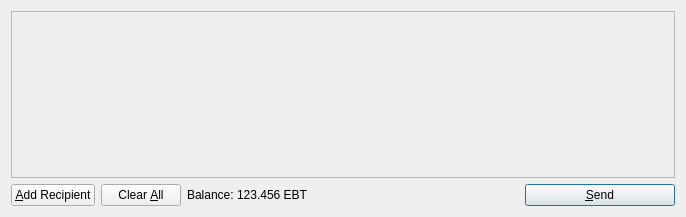
<?xml version="1.0" encoding="UTF-8"?>
<ui version="4.0">
 <class>SendCoinsDialog</class>
 <widget class="QDialog" name="SendCoinsDialog">
  <property name="geometry">
   <rect>
    <x>0</x>
    <y>0</y>
    <width>686</width>
    <height>217</height>
   </rect>
  </property>
  <property name="windowTitle">
   <string>Send Coins</string>
  </property>
  <layout class="QVBoxLayout" name="verticalLayout">
   <item>
    <widget class="QScrollArea" name="scrollArea">
     <property name="widgetResizable">
      <bool>true</bool>
     </property>
     <widget class="QWidget" name="scrollAreaWidgetContents">
      <property name="geometry">
       <rect>
        <x>0</x>
        <y>0</y>
        <width>666</width>
        <height>165</height>
       </rect>
      </property>
      <layout class="QVBoxLayout" name="verticalLayout_2">
       <property name="margin">
        <number>0</number>
       </property>
       <item>
        <layout class="QVBoxLayout" name="entries">
         <property name="spacing">
          <number>6</number>
         </property>
        </layout>
       </item>
       <item>
        <spacer name="verticalSpacer">
         <property name="orientation">
          <enum>Qt::Vertical</enum>
         </property>
         <property name="sizeHint" stdset="0">
          <size>
           <width>20</width>
           <height>40</height>
          </size>
         </property>
        </spacer>
       </item>
      </layout>
     </widget>
    </widget>
   </item>
   <item>
    <layout class="QHBoxLayout" name="horizontalLayout">
     <item>
      <widget class="QPushButton" name="addButton">
       <property name="toolTip">
        <string>Send to multiple recipients at once</string>
       </property>
       <property name="text">
        <string>&amp;Add Recipient</string>
       </property>
       <property name="icon">
        <iconset resource="../bitcoin.qrc">
         <normaloff>:/icons/add</normaloff>:/icons/add</iconset>
       </property>
       <property name="autoDefault">
        <bool>false</bool>
       </property>
      </widget>
     </item>
     <item>
      <widget class="QPushButton" name="clearButton">
       <property name="sizePolicy">
        <sizepolicy hsizetype="Minimum" vsizetype="Fixed">
         <horstretch>0</horstretch>
         <verstretch>0</verstretch>
        </sizepolicy>
       </property>
       <property name="toolTip">
        <string>Remove all transaction fields</string>
       </property>
       <property name="text">
        <string>Clear &amp;All</string>
       </property>
       <property name="icon">
        <iconset resource="../bitcoin.qrc">
         <normaloff>:/icons/remove</normaloff>:/icons/remove</iconset>
       </property>
       <property name="autoRepeatDelay">
        <number>300</number>
       </property>
       <property name="autoDefault">
        <bool>false</bool>
       </property>
      </widget>
     </item>
     <item>
      <layout class="QHBoxLayout" name="horizontalLayout_2">
       <property name="spacing">
        <number>3</number>
       </property>
       <item>
        <widget class="QLabel" name="label">
         <property name="text">
          <string>Balance:</string>
         </property>
        </widget>
       </item>
       <item>
        <widget class="QLabel" name="labelBalance">
         <property name="cursor">
          <cursorShape>IBeamCursor</cursorShape>
         </property>
         <property name="text">
          <string>123.456 EBT</string>
         </property>
         <property name="textInteractionFlags">
          <set>Qt::LinksAccessibleByMouse|Qt::TextSelectableByKeyboard|Qt::TextSelectableByMouse</set>
         </property>
        </widget>
       </item>
      </layout>
     </item>
     <item>
      <spacer name="horizontalSpacer">
       <property name="orientation">
        <enum>Qt::Horizontal</enum>
       </property>
       <property name="sizeHint" stdset="0">
        <size>
         <width>40</width>
         <height>20</height>
        </size>
       </property>
      </spacer>
     </item>
     <item>
      <widget class="QPushButton" name="sendButton">
       <property name="minimumSize">
        <size>
         <width>150</width>
         <height>0</height>
        </size>
       </property>
       <property name="toolTip">
        <string>Confirm the send action</string>
       </property>
       <property name="text">
        <string>&amp;Send</string>
       </property>
       <property name="icon">
        <iconset resource="../bitcoin.qrc">
         <normaloff>:/icons/send</normaloff>:/icons/send</iconset>
       </property>
       <property name="default">
        <bool>true</bool>
       </property>
      </widget>
     </item>
    </layout>
   </item>
  </layout>
 </widget>
 <resources>
  <include location="../bitcoin.qrc"/>
 </resources>
 <connections/>
</ui>
